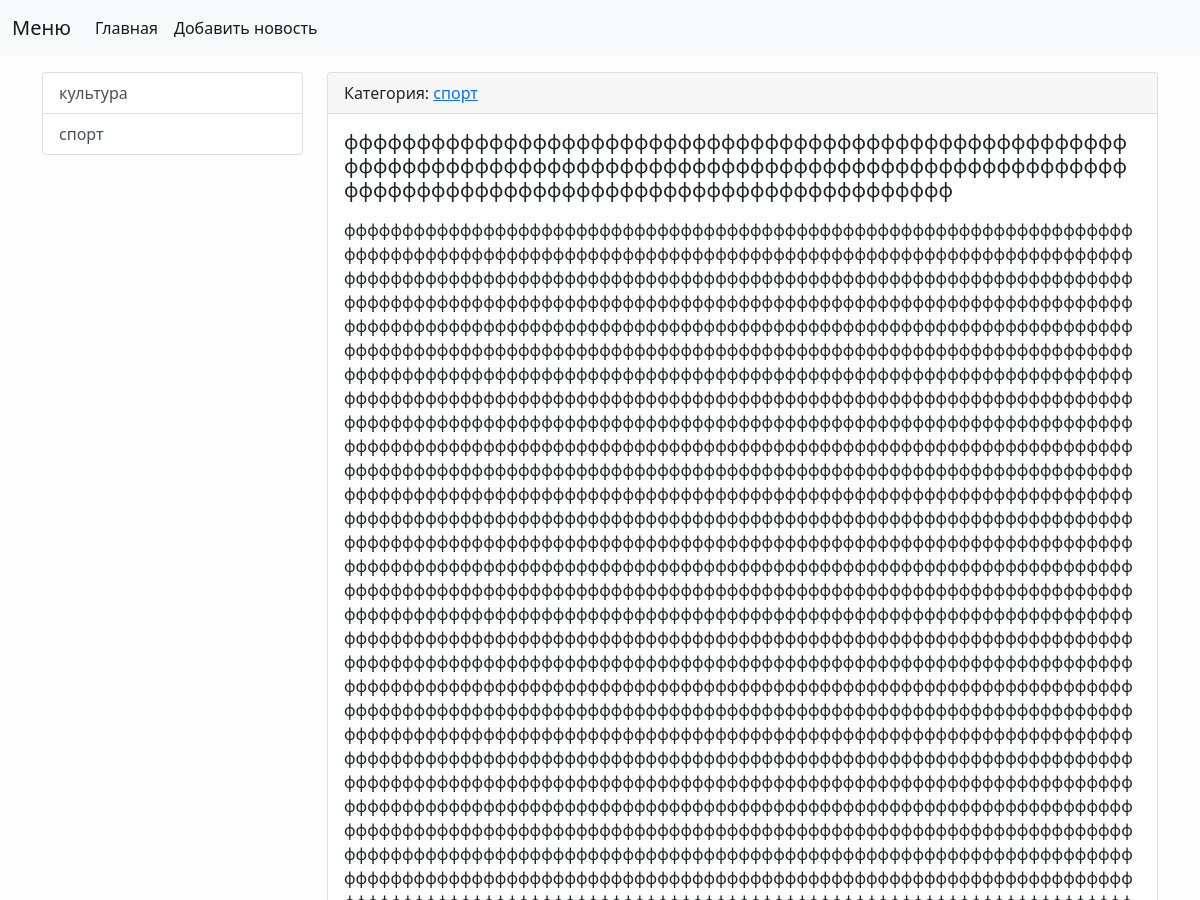
Before: / (upper part) with the older database file.
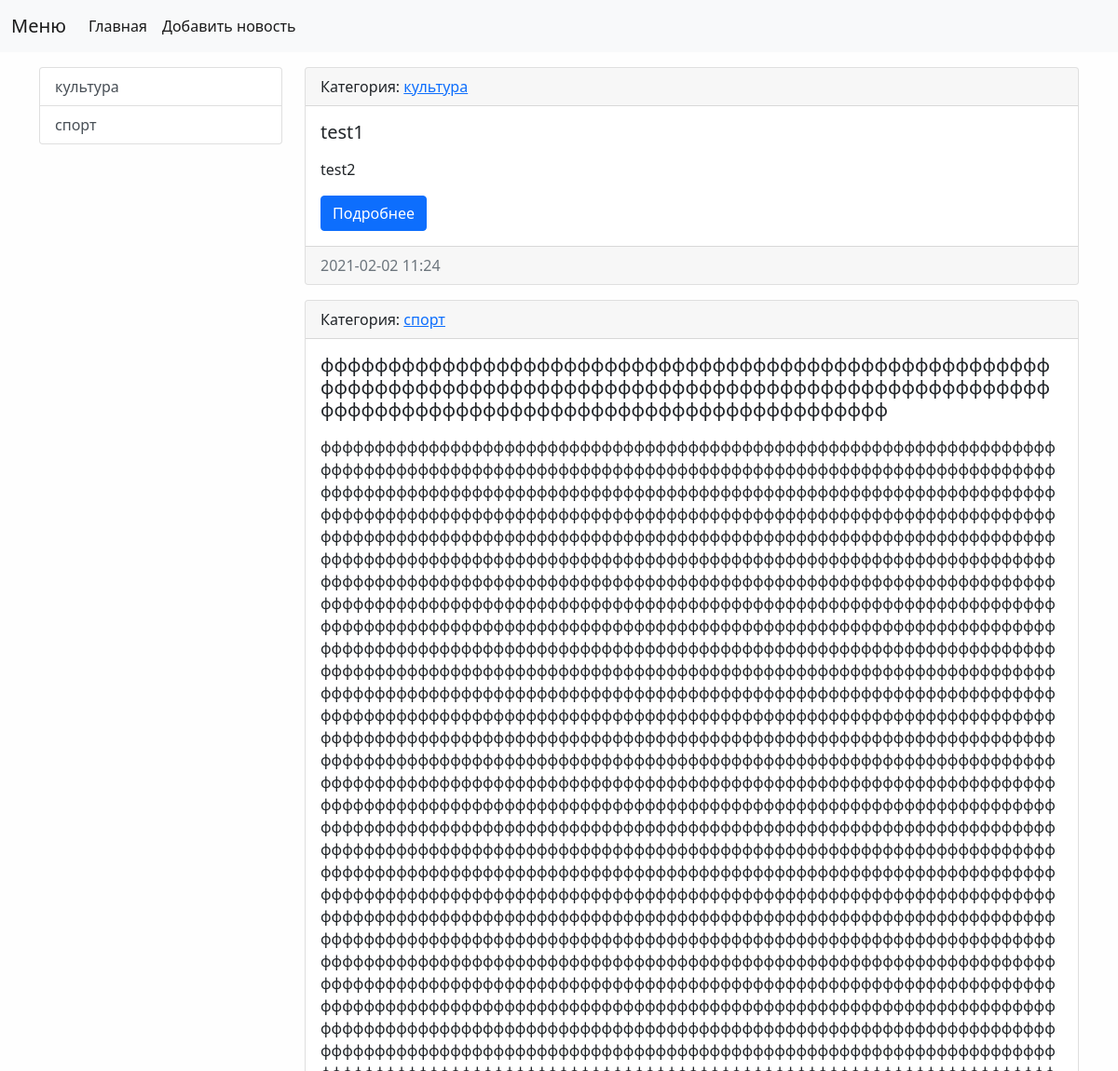
After: the same page with the newer database file.
### news/models.py (models this page shows, shortened)
class Category(models.Model):
    title = models.CharField(max_length=150, db_index=True, verbose_name='Наименования категории')
    def get_absolute_url(self):
        return reverse('category', kwargs={'category_id': self.pk})
    class Meta:
        verbose_name = 'Категория'
        verbose_name_plural = 'Категории'
        ordering = ['title']

class News(models.Model):
    title = models.CharField(max_length=150, verbose_name='Заголовок')
    content = models.TextField(blank=True, verbose_name='Контент')
    created_at = models.DateTimeField(auto_now_add=True, verbose_name='Создан')
    updated_at = models.DateTimeField(auto_now=True, verbose_name='Обновлен')
    photo = models.ImageField(upload_to='photos/%Y/%m/%d/', blank=True, verbose_name='Фото')
    is_published = models.BooleanField(default=True, verbose_name='Видимость')
    category = models.ForeignKey('Category', on_delete=models.PROTECT, verbose_name='Категория')
    def get_absolute_url(self):
        return reverse('view_news', kwargs={'pk': self.pk})
    class Meta:
        verbose_name = 'Новость'
        verbose_name_plural = 'Новости'
        ordering = ['-created_at']

### news/views.py (the view)
# urls.py: path('', HomeNews.as_view(), name='home'),
class HomeNews(ListView):
    model = News
    template_name = 'news/home_news_list.html'
    context_object_name = 'news'
    def get_context_data(self, *, object_list=None, **kwargs):
        context = super().get_context_data(**kwargs)
        context['title'] = 'Главная страница'
        return context
    def get_queryset(self):
        return News.objects.filter(is_published=True)

### news/templatetags/news_tags.py (called while the page is built)
@register.inclusion_tag('news/del_list_categories.html')
def show_categories(arg1='he11o', arg2='wor1d'):
    categories = Category.objects.all()
    return {'categories' : categories, 'arg1' : arg1, 'arg2' : arg2}

### news/templates/news/home_news_list.html (shortened to what this page needs)
{% extends "base.html" %}
{% block sidebar %}
{% include 'include/_sidebar.html' %}
{% endblock %}
{% block content %}
            {% for item in news %}
                <div class="card mb-3">
                    <div class="card-header">
                        Категория: {% if item.category.pk %}
                        <a href="{{ item.category.get_absolute_url }} "> {{ item.category.title }} </a>
                        {% else %}
                        No category
                        {% endif %}
                    </div>
                <div class="card-body">
                    <div class="media">
                        <div class="media-body">
                        <h5 class="card-title">{{ item.title }}</h5>
                        {% autoescape off %}
                            <p class="card-text">{{ item.content|linebreaks }}</p>
                        {% endautoescape %}
                        <a href="{{ item.get_absolute_url }}" class="btn btn-primary">Подробнее</a>
                        </div>
                    </div>
                    </div>
                    <div class="card-footer text-muted">
                        {{ item.created_at|date:"Y-m-d H:i" }}
                    </div>
                </div>
            {% endfor %}
{% endblock %}

### news/templates/news/del_list_categories.html
<div class="list-group">
    {% for item in categories %}
    <a href="{{ item.get_absolute_url }}" class="list-group-item list-group-item-action">{{ item.title }}</a>
    {% endfor %}
</div>

Changed rows visible on the page:
added News: category "культура", title "test1", content "test2", created_at "2021-02-02 11:24"
